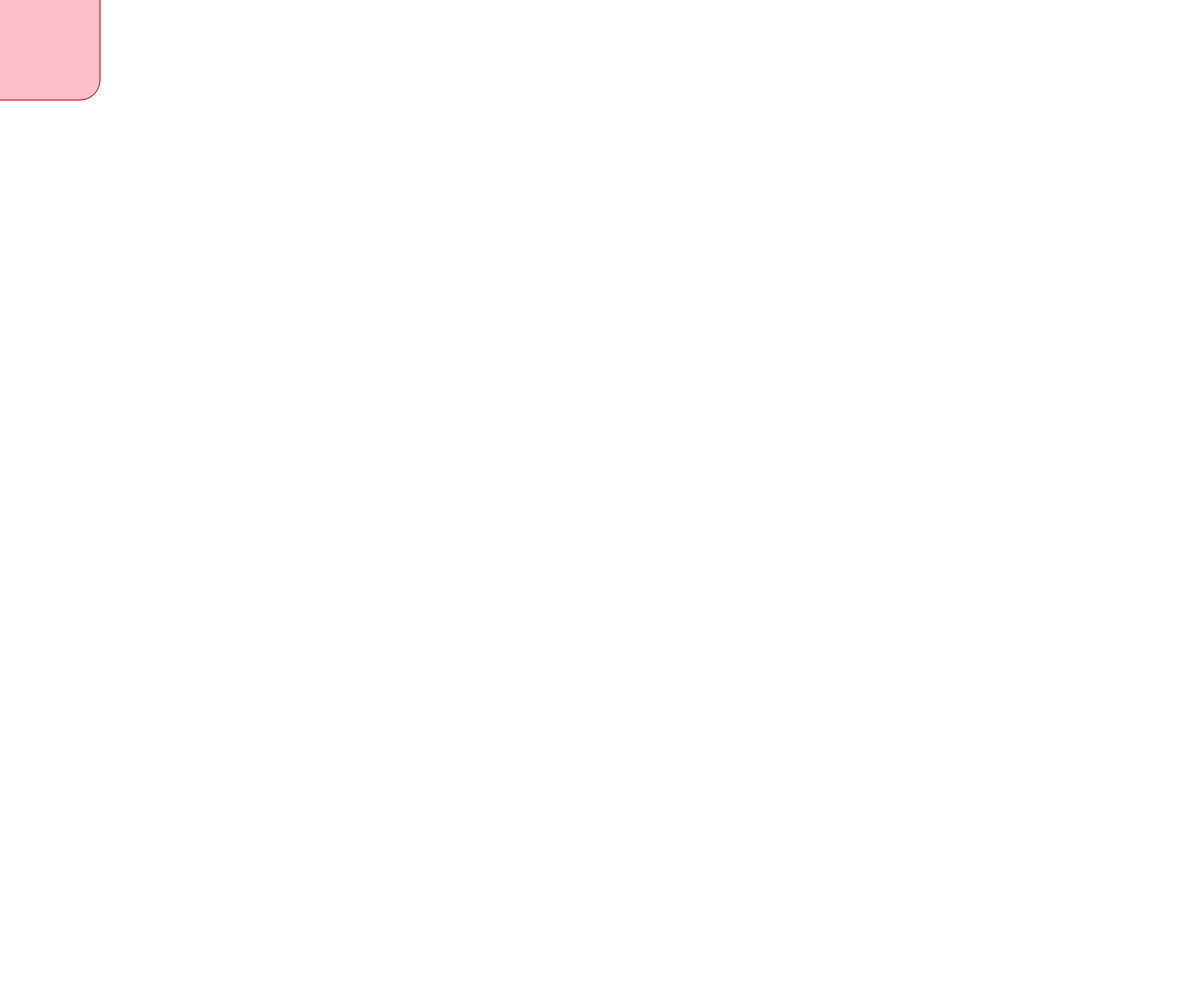
Frame 1 (no input)
Frame 60 (no input): identical to frame 1, image omitted
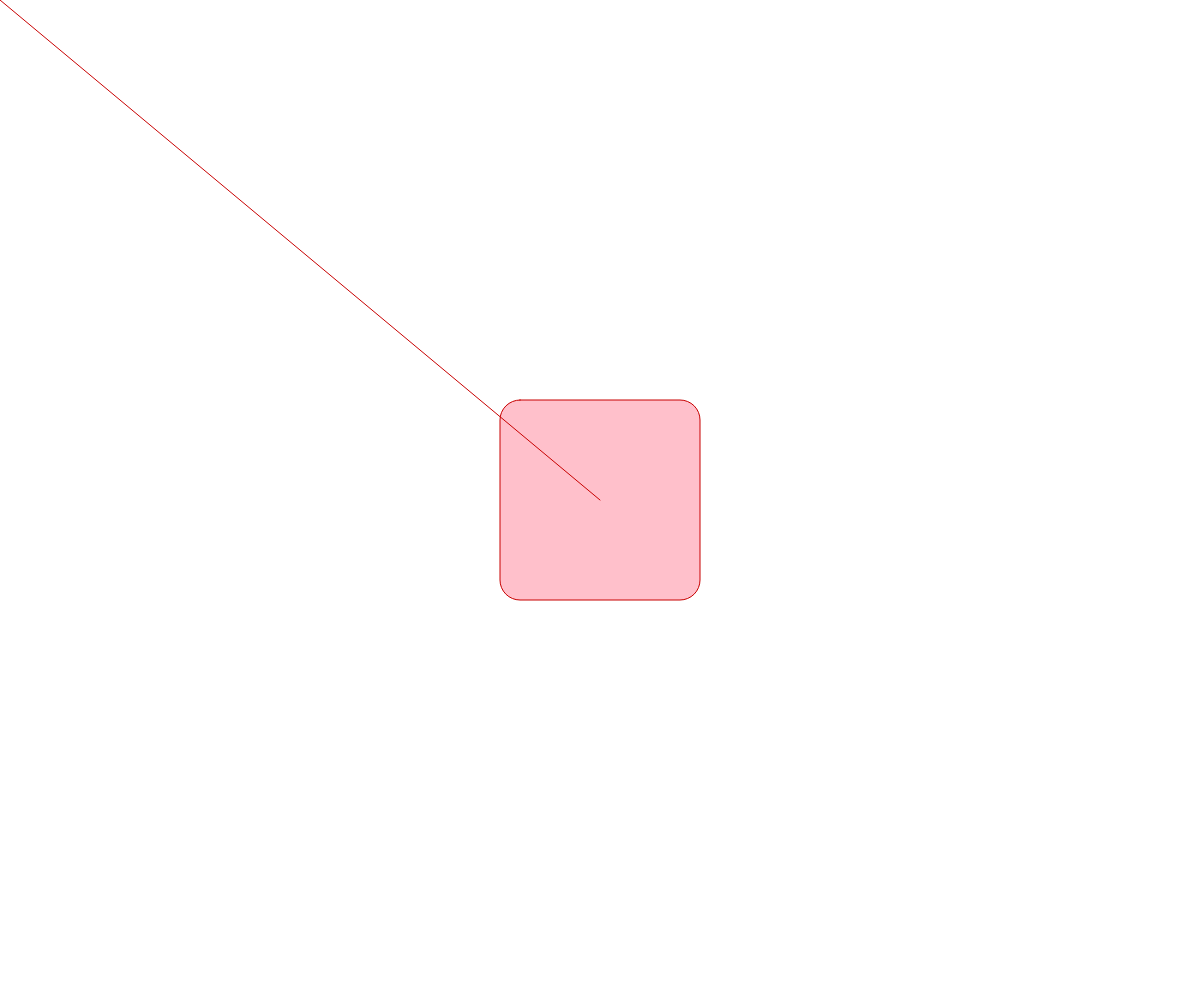
Frame 120 (the mouse pressed at the canvas centre since frame 60)

The p5.js sketch that drew these frames (run headless with seeded random() and noise() and a simulated clock; from frame 60 on, the mouse is pressed at the canvas centre):

// p5.js sketch
// ── sketch.js
/*
	keep track of the mouse click positions
draw a polygon from all the mouse click positions
*/


var x = [];
var y = [];

function setup() {
	createCanvas(windowWidth,windowHeight);
}

function draw() {
	background(255);	
	stroke(200,0,0);
	
	//draw a rectangle
	fill(255,192,203);
	// noFill();
	rect(mouseX-100, mouseY-100, 200, 200, 20);
	
	// draw a line 	
	line(0,0,mouseX, mouseY);

	// draw a polygon with the values
	fill(100);
	beginShape();
	for(var i=0; i<x.length; i++){
		vertex(x[i], y[i]);
		// var coordinateText = x[i] + "," +y[i];
		text(x[i] + "," +y[i], x[i], y[i]);
	}
	endShape(CLOSE);

}

function mouseReleased(){
	// console.log("click: " + mouseX + ", " + mouseY);

	append(x, mouseX);
	append(y, mouseY);

	console.log(x);
	// x.push();


}
